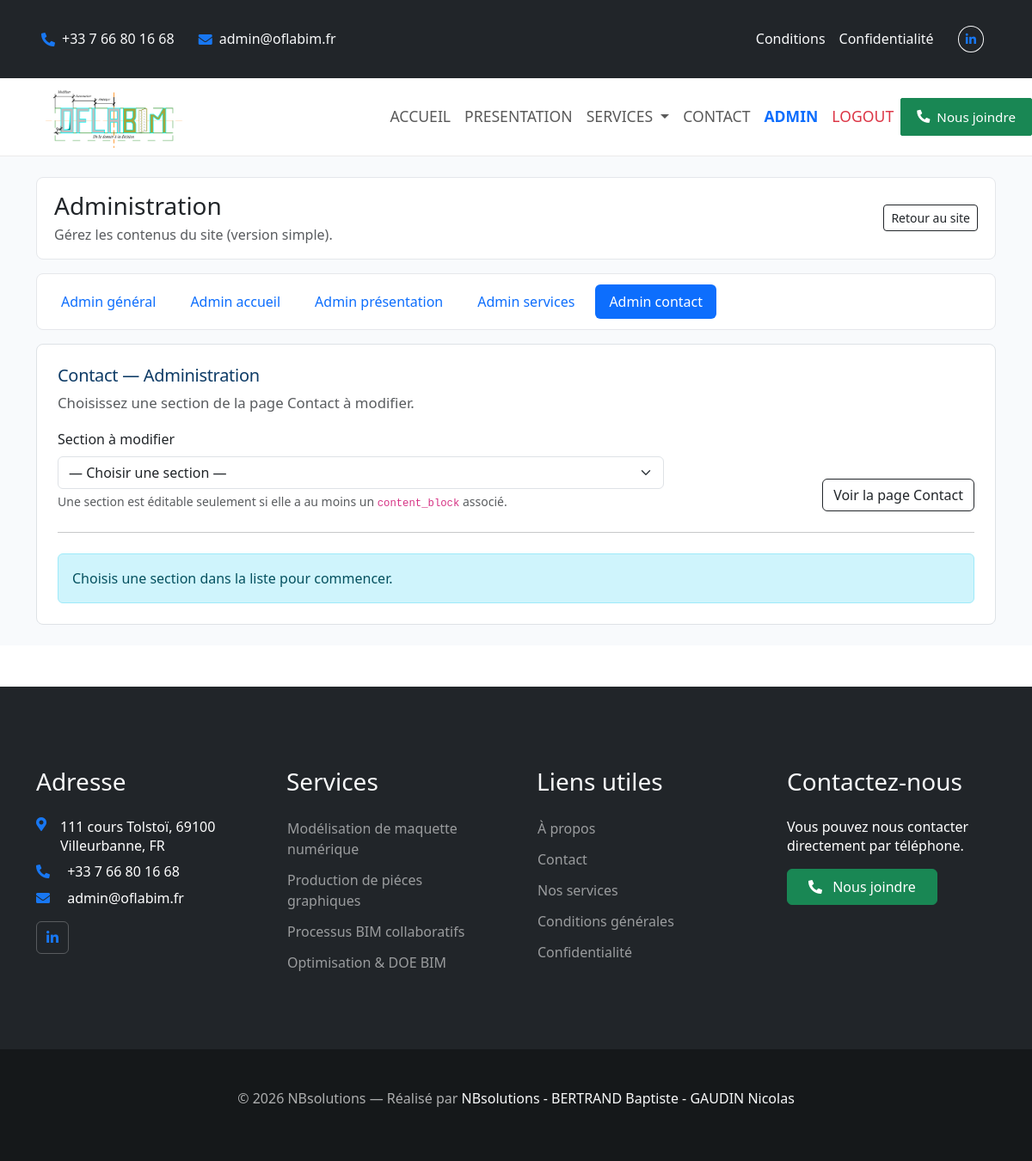
Page /index.php?page=adminContact (signed in) on the earlier database version.
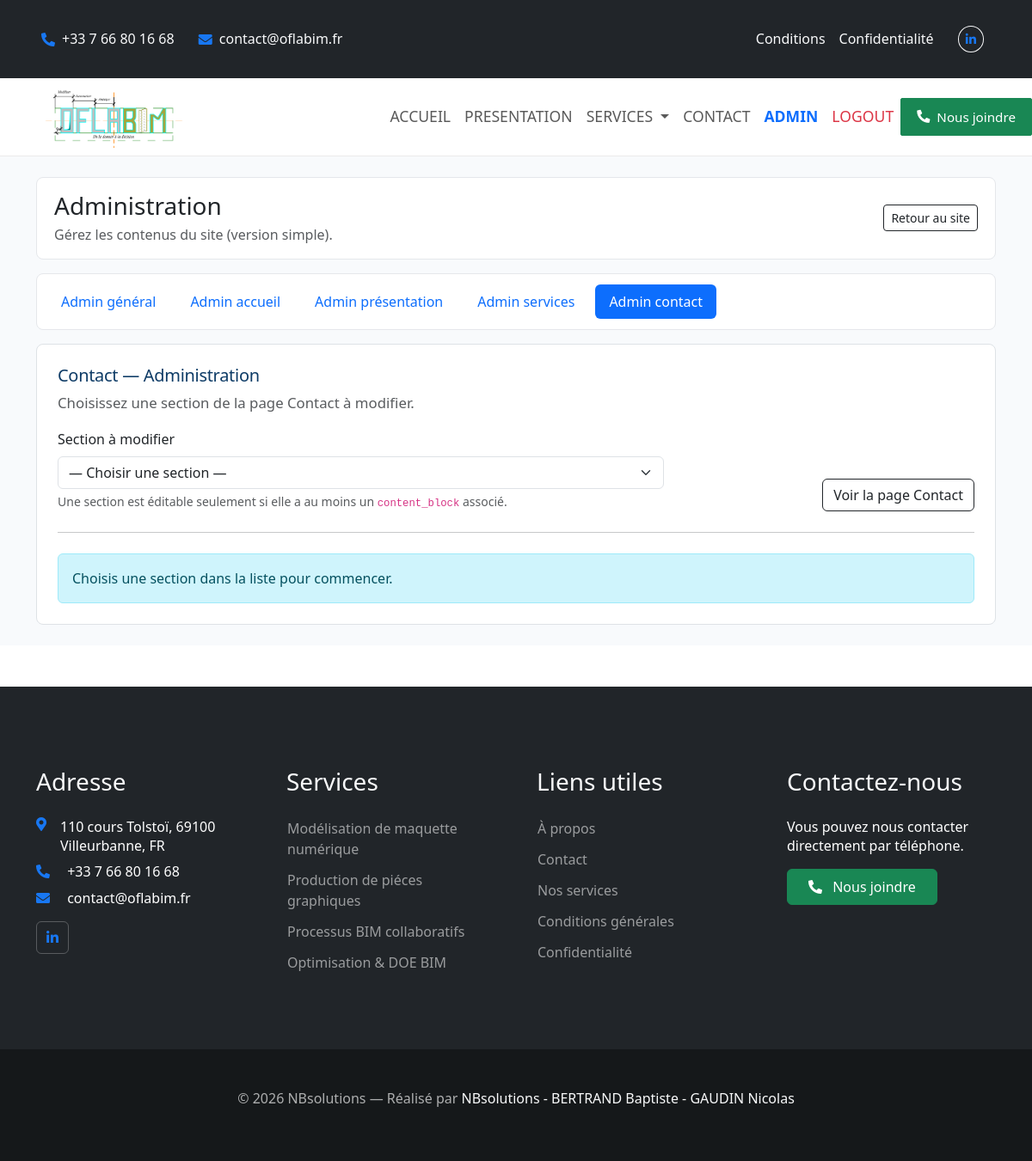
Same page on the later database version.
### tables this page shows
CREATE TABLE `user` (
  `id` int(10) UNSIGNED NOT NULL,
  `role_id` int(10) UNSIGNED NOT NULL,
  `email` varchar(190) NOT NULL,
  `phone` varchar(30) DEFAULT NULL,
  `address` varchar(255) DEFAULT NULL,
  `username` varchar(100) NOT NULL,
  `company_name` varchar(150) NOT NULL,
  `password_hash` varchar(255) NOT NULL,
  `is_active` tinyint(1) NOT NULL DEFAULT 1,
  `last_login_at` datetime DEFAULT NULL,
  `created_at` datetime NOT NULL DEFAULT current_timestamp(),
  `updated_at` datetime NOT NULL DEFAULT current_timestamp() ON UPDATE current_timestamp(),
  `opening_hours` varchar(120) DEFAULT NULL,
  `response_delay` varchar(120) DEFAULT NULL
);

### controllers/adminController.php (called while the page is built, shortened)
<?php
$page = $_GET['page'] ?? 'adminDashboard';
$page = preg_replace('/[^a-zA-Z0-9_]/', '', $page);
$view      = 'adminDashboard.php';
switch ($page) {
     case 'adminContact':
        $view      = 'adminContact.php';
        break;
}
require_once PATH_VIEWS . 'header.php';
require_once PATH_VIEWS_ADMIN . 'adminTabs.php';
require_once PATH_VIEWS_ADMIN . $view;
require_once PATH_VIEWS . 'footer.php';

### index.php (called while the page is built, shortened)
<?php
require_once('./config/configuration.php');
$page = $_GET['page'] ?? 'accueil';
$page = preg_replace('/[^a-zA-Z0-9_]/', '', $page);
$publicPages = [
    'accueil',
    'presentation',
    'service',
    'references',
    'contact',
    'conditions',
    'confidentialite',
    'login'
];
$adminPages = [
    'adminDashboard',
    'adminAccueil',
    'adminPresentation',
    'adminServices',
    'adminContact',
];
require_once PATH_MODELS . 'UserModel.php';
$userModel = new UserModel($pdo);
$siteUser = $userModel->find(1);
if ($page === 'login' || $page === 'logout') {
    $controllerFile = PATH_CONTROLLERS . 'authController.php';
} elseif (in_array($page, $adminPages, true)) {
    $controllerFile = PATH_CONTROLLERS . 'adminController.php';
} elseif (in_array($page, $publicPages, true)) {
    $controllerFile = PATH_CONTROLLERS . 'homeController.php';
} else {
    $controllerFile = PATH_CONTROLLERS . '404.php';
}
require_once $controllerFile;

### models/UserModel.php (called while the page is built, shortened)
<?php
require_once PATH_ENTITY . 'User.php';
class UserModel
{
    private PDO $pdo;
    public function __construct(PDO $pdo)
    {
        $this->pdo = $pdo;
    }
    public function find(int $id): ?User
    {
        $stmt = $this->pdo->prepare("SELECT * FROM user WHERE id = :id LIMIT 1");
        $stmt->execute(['id' => $id]);
        $data = $stmt->fetch(PDO::FETCH_ASSOC);
        return $this->hydrate($data);
    }
    private function hydrate(array $data): User
    {
        $user = new User();
        $ref = new ReflectionClass($user);
        foreach ($data as $key => $value) {
            if ($ref->hasProperty($key)) {
                $property = $ref->getProperty($key);
            }
        }
        return $user;
    }
}

### entities/User.php (called while the page is built, shortened)
<?php
class User
{
    private string $email;
    private ?string $phone;
    private ?string $address;
    public function getEmail(): string
    {
        return $this->email;
    }
    public function getPhone(): ?string
    {
        return $this->phone;
    }
    public function getAddress(): ?string
    {
        return $this->address;
    }
}

### views/views_admin/adminContact.php (the view, shortened to what the changed rows need)
<div class="border rounded-3 p-4 bg-white">
    <div class="d-flex flex-wrap align-items-center justify-content-between gap-2 mb-3">
        <div>
            <h2 class="h5 mb-1">Contact — Administration</h2>
        </div>
    </div>
</div>

### views/header.php (shortened to what the changed rows need)
<!doctype html>
<html lang="fr">
<head>
    <link
        href="https://cdnjs.cloudflare.com/ajax/libs/font-awesome/5.10.0/css/all.min.css"
        rel="stylesheet"
    >
    <link
        href="https://cdn.jsdelivr.net/npm/bootstrap-icons@1.11.1/font/bootstrap-icons.css"
        rel="stylesheet"
    >
    <link
        href="https://cdn.jsdelivr.net/npm/bootstrap@5.3.2/dist/css/bootstrap.min.css"
        rel="stylesheet"
    >
    <link href="assets/css/style.css" rel="stylesheet">
    <link rel="stylesheet" href="https://cdn.jsdelivr.net/npm/swiper@11/swiper-bundle.min.css">
</head>
<body>
<div class="container-fluid bg-dark text-light px-0">
    <div class="row gx-0 d-none d-lg-flex">
        <div class="col-lg-7 px-5 text-start">
            <?php if (!empty($siteUser?->getPhone())): ?>
                <div class="h-100 d-inline-flex align-items-center me-4">
                    <i class="fa fa-phone-alt me-2"></i>
                    <a class="text-light" href="tel:<?= preg_replace('/\s+/', '', $siteUser->getPhone()) ?>">
                        <?= htmlspecialchars($siteUser->getPhone()) ?>
                    </a>
                </div>
            <?php endif; ?>
            <div class="h-100 d-inline-flex align-items-center">
            <i class="fa fa-envelope me-2"></i>
            <a
                class="text-light"
                href="mailto:<?= htmlspecialchars($siteUser->getEmail() ?? '') ?>"
            >
                <?= htmlspecialchars($siteUser->getEmail() ?? '') ?>
            </a>
        </div>
        </div>
    </div>
</div>
<main>

### views/footer.php (shortened to what the changed rows need)
</main>
<div class="container-fluid bg-dark text-body footer mt-5 pt-3 px-0">
    <div class="container py-5">
        <div class="row g-5">
            <div class="col-lg-3 col-md-6">
                <h3 class="text-light mb-4">Adresse</h3>
                <p class="mb-2 d-flex justify-content-lg-end">
                    <i class="fa fa-map-marker-alt text-primary me-3"></i>
                    <?= nl2br(htmlspecialchars($siteUser->getAddress() ?? '')) ?>
                </p>
                <?php if (!empty($siteUser?->getPhone())): ?>
                    <p class="mb-2">
                        <i class="fa fa-phone-alt text-primary me-3"></i>
                        <a class="text-reset"
                        href="tel:<?= preg_replace('/\s+/', '', $siteUser->getPhone()) ?>">
                            <?= htmlspecialchars($siteUser->getPhone()) ?>
                        </a>
                    </p>
                <?php endif; ?>
                <?php if (!empty($siteUser?->getEmail())): ?>
                    <p class="mb-2">
                        <i class="fa fa-envelope text-primary me-3"></i>
                        <a class="text-reset"
                        href="mailto:<?= htmlspecialchars($siteUser->getEmail()) ?>">
                            <?= htmlspecialchars($siteUser->getEmail()) ?>
                        </a>
                    </p>
                <?php endif; ?>
                <div class="d-flex pt-2">
                    <a class="btn btn-square btn-outline-body me-0" href="#" target="_blank">
                    </a>
                </div>
            </div>
        </div>
    </div>
</div>
</body>
</html>

Differences in the rows shown:
changed user: email "admin@oflabim.fr" → "contact@oflabim.fr"; address "111 cours Tolstoï, 69100 Villeurbanne, FR" → "110 cours Tolstoï, 69100 Villeurbanne, FR"
